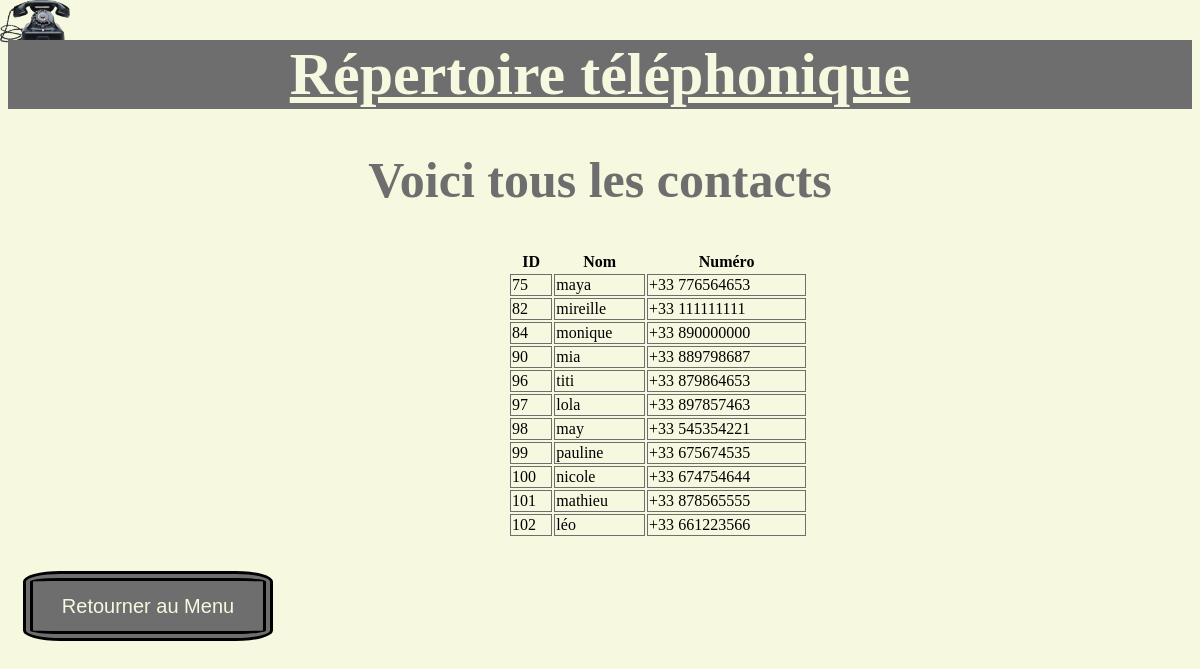
Screenshot of /tous_contacts with the database file from the repository.
### tables this page shows
CREATE TABLE Contact(id INTEGER PRIMARY KEY AUTOINCREMENT UNIQUE, nom TEXT, numero INT);

### rep_tel.py (the view)
@app.route('/tous_contacts')
def tous_contacts():
    contenu=tous() #liste contenant les tuples d'identifiant, de nom et numero de chaque contact
    print("contenu en liste",contenu)
    return render_template("tous_contacts.html",contenu=contenu)

### rep_tel.py (called while the page is built)
def tous():
    conn = sqlite3.connect('repertoire.db')
    cur = conn.cursor()
    cur.execute("CREATE TABLE IF NOT EXISTS Contact(id INTEGER PRIMARY KEY AUTOINCREMENT UNIQUE, nom TEXT, numero TEXT)")   #crée un table Contact avec 2 attributs : nom et numero
    cur.execute('SELECT * FROM Contact')
    liste = cur.fetchall()
    for i in range(len(liste)):
        print(liste[i][0], liste[i][1], liste[i][2])
    print()
    cur.execute('SELECT count (*) FROM Contact') #permet de connaitre le nombre de contact que contient la table
    comb = cur.fetchall()
    comb=comb[0][0]
    print("il y a",comb,"contacts")
    return liste
    conn.commit()
    cur.close()
    conn.close()

### templates/tous_contacts.html (shortened to what this page needs)
<!doctype html>
<html lang="fr">
	<head>
		<link rel="stylesheet" href="{{url_for('static', filename='style.css')}}">
	</head>
	<body>
	  <h1 style="background-color:#6E6E6E;">Répertoire téléphonique </h1>
		<h2 style="color:#6E6E6E;">Voici tous les contacts</h2>
		<form>
				<table style="margin-left:500px; border: 10px;">
				   <tr>
				       <th>ID</th>
				       <th>Nom</th>
				       <th>Numéro</th>
				   </tr>
					 <tr>
				       <td>{{contenu[0][0]}}</td>
				       <td>{{contenu[0][1]}}</td>
				       <td>+33 {{contenu[0][2]}}</td>
				   </tr>
				   <tr>
				       <td>{{contenu[1][0]}}</td>
				       <td>{{contenu[1][1]}}</td>
				       <td>+33 {{contenu[1][2]}}</td>
				   </tr>
				   <tr>
				       <td>{{contenu[2][0]}}</td>
				       <td>{{contenu[2][1]}}</td>
				       <td>+33 {{contenu[2][2]}}</td>
				   </tr>
				   <tr>
				       <td>{{contenu[3][0]}}</td>
				       <td>{{contenu[3][1]}}</td>
				       <td>+33 {{contenu[3][2]}}</td>
				   </tr>
				   <tr>
				       <td>{{contenu[4][0]}}</td>
				       <td>{{contenu[4][1]}}</td>
				       <td>+33 {{contenu[4][2]}}</td>
				   </tr>
				   <tr>
				       <td>{{contenu[5][0]}}</td>
				       <td>{{contenu[5][1]}}</td>
				       <td>+33 {{contenu[5][2]}}</td>
				   </tr>
				   <tr>
				       <td>{{contenu[6][0]}}</td>
				       <td>{{contenu[6][1]}}</td>
				       <td>+33 {{contenu[6][2]}}</td>
				   </tr>
				   <tr>
				       <td>{{contenu[7][0]}}</td>
				       <td>{{contenu[7][1]}}</td>
				       <td>+33 {{contenu[7][2]}}</td>
				   </tr>
				   <tr>
				       <td>{{contenu[8][0]}}</td>
				       <td>{{contenu[8][1]}}</td>
				       <td>+33 {{contenu[8][2]}}</td>
				   </tr>
				   <tr>
				       <td>{{contenu[9][0]}}</td>
				       <td>{{contenu[9][1]}}</td>
				       <td>+33 {{contenu[9][2]}}</td>
				   </tr>
				   <tr>
				       <td>{{contenu[10][0]}}</td>
				       <td>{{contenu[10][1]}}</td>
				       <td>+33 {{contenu[10][2]}}</td>
				   </tr>
				</table><br>
	</body>
	<footer> <input type=button onclick=window.location.href="{{ url_for('menu') }}"; value= "Retourner au Menu";
	  style="color:#F7F8E0; background-color:#6E6E6E; width: 250px; height: 70px; border-radius: 15%; border: black 10px double; font-size: 20px; margin:15px 15px;"/>
	</footer>
</html>

### static/style.css (style rules this page uses)
h1 { text-align: center; }
body { background-color:#F7F8E0; background-image:url("phone.png"); background-repeat:no-repeat; background-position: top left 10 px 20px; background-size:70px; font-family:"Trebuchet MS",Times New Roman, serif; }
h1 { color:#F7F8E0; text-decoration:underline; font-size: 60px; text-align: center; }
h2 { color:#6E6E6E; font-size: 50px; text-align: center; }
table { border-collapse: separate; height: 250px; width: 300px; margin-left:370px; }
td { border: 1px solid #6E6E6E; }

### rows the page displays
Contact: id "75", nom "maya", numero "776564653"
Contact: id "82", nom "mireille", numero "111111111"
Contact: id "84", nom "monique", numero "890000000"
Contact: id "90", nom "mia", numero "889798687"
Contact: id "96", nom "titi", numero "879864653"
Contact: id "97", nom "lola", numero "897857463"
Contact: id "98", nom "may", numero "545354221"
Contact: id "99", nom "pauline", numero "675674535"
Contact: id "100", nom "nicole", numero "674754644"
Contact: id "101", nom "mathieu", numero "878565555"
Contact: id "102", nom "léo", numero "661223566"
